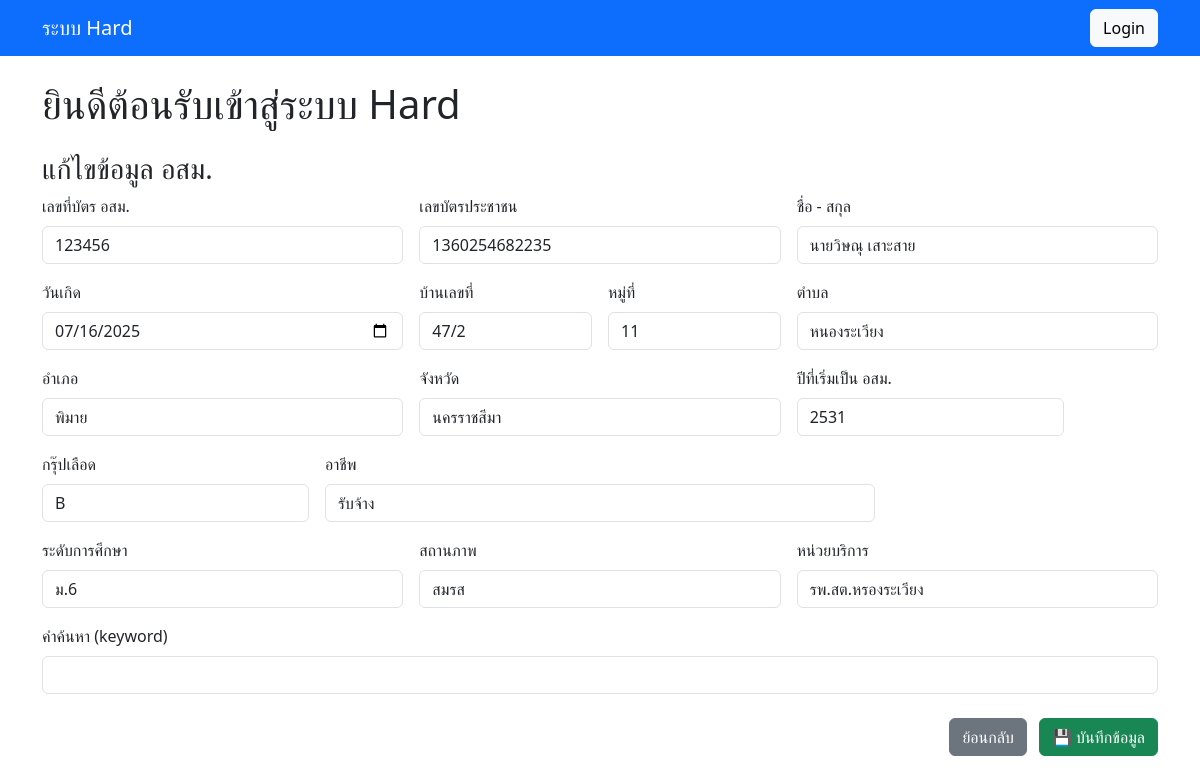
/volunteers/edit_volunteer.php?id=1, run on the app's committed database.
### tables this page shows
CREATE TABLE `volunteers`  (
  `id` int NOT NULL AUTO_INCREMENT,
  `card_no` varchar(20) NULL DEFAULT NULL,
  `cid` varchar(13) NULL DEFAULT NULL,
  `fullname` varchar(100) NULL DEFAULT NULL,
  `birthdate` date NULL DEFAULT NULL,
  `house_no` varchar(20) NULL DEFAULT NULL,
  `village_no` varchar(3) NULL DEFAULT NULL,
  `subdistrict` varchar(100) NULL DEFAULT NULL,
  `year_start` varchar(4) NULL DEFAULT NULL,
  `blood_group` varchar(2) NULL DEFAULT NULL,
  `occupation` varchar(100) NULL DEFAULT NULL,
  `education_level` varchar(100) NULL DEFAULT NULL,
  `marital_status` varchar(100) NULL DEFAULT NULL,
  `unit_name` varchar(150) NULL DEFAULT NULL,
  `created_at` timestamp NOT NULL DEFAULT CURRENT_TIMESTAMP,
  `district` varchar(100) NULL DEFAULT '',
  `province` varchar(100) NULL DEFAULT '',
  `keyword` varchar(255) NULL DEFAULT '',
  PRIMARY KEY (`id`) USING BTREE
);

### volunteers/edit_volunteer.php (the view, shortened to what this page needs)
<?php
include '../includes/db_connect.php';
$id = intval($_GET['id']);
$stmt = $conn->prepare("SELECT * FROM volunteers WHERE id = ?");
$stmt->bind_param("i", $id);
$stmt->execute();
$result = $stmt->get_result();
$volunteer = $result->fetch_assoc();
?>
<!DOCTYPE html>
<html lang="th">
<head>
  <?php include '../header.php'; ?>
 <link href="https://cdn.jsdelivr.net/npm/bootstrap@5.3.0/dist/css/bootstrap.min.css" rel="stylesheet" />
</head>
<body>
<div class="container mt-4">
  <h3>แก้ไขข้อมูล อสม.</h3>
  <form method="POST" action="">
    <div class="row g-3">
      <div class="col-md-4">
        <label class="form-label">เลขที่บัตร อสม.</label>
        <input type="text" name="card_no" class="form-control" required value="<?= htmlspecialchars($volunteer['card_no']) ?>">
      </div>
      <div class="col-md-4">
        <label class="form-label">เลขบัตรประชาชน</label>
        <input type="text" name="cid" class="form-control" required maxlength="13" value="<?= htmlspecialchars($volunteer['cid']) ?>">
      </div>
      <div class="col-md-4">
        <label class="form-label">ชื่อ - สกุล</label>
        <input type="text" name="fullname" class="form-control" required value="<?= htmlspecialchars($volunteer['fullname']) ?>">
      </div>
      <div class="col-md-4">
        <label class="form-label">วันเกิด</label>
        <input type="date" name="birthdate" class="form-control" required value="<?= htmlspecialchars($volunteer['birthdate']) ?>">
      </div>
      <div class="col-md-2">
        <label class="form-label">บ้านเลขที่</label>
        <input type="text" name="house_no" class="form-control" value="<?= htmlspecialchars($volunteer['house_no']) ?>">
      </div>
      <div class="col-md-2">
        <label class="form-label">หมู่ที่</label>
        <input type="text" name="village_no" class="form-control" value="<?= htmlspecialchars($volunteer['village_no']) ?>">
      </div>
      <div class="col-md-4">
        <label class="form-label">ตำบล</label>
        <input type="text" name="subdistrict" class="form-control" value="<?= htmlspecialchars($volunteer['subdistrict']) ?>">
      </div>
      <div class="col-md-4">
        <label class="form-label">อำเภอ</label>
        <input type="text" name="district" class="form-control" value="<?= htmlspecialchars($volunteer['district']) ?>">
      </div>
      <div class="col-md-4">
        <label class="form-label">จังหวัด</label>
        <input type="text" name="province" class="form-control" value="<?= htmlspecialchars($volunteer['province']) ?>">
      </div>
      <div class="col-md-3">
        <label class="form-label">ปีที่เริ่มเป็น อสม.</label>
        <input type="text" name="year_start" class="form-control" placeholder="พ.ศ. เช่น 2555" value="<?= htmlspecialchars($volunteer['year_start']) ?>">
      </div>
      <div class="col-md-3">
        <label class="form-label">กรุ๊ปเลือด</label>
        <input type="text" name="blood_group" class="form-control" placeholder="A, B, AB, O" value="<?= htmlspecialchars($volunteer['blood_group']) ?>">
      </div>
      <div class="col-md-6">
        <label class="form-label">อาชีพ</label>
        <input type="text" name="occupation" class="form-control" value="<?= htmlspecialchars($volunteer['occupation']) ?>">
      </div>
      <div class="col-md-4">
        <label class="form-label">ระดับการศึกษา</label>
        <input type="text" name="education_level" class="form-control" placeholder="ประถม / ม.ต้น / ป.ตรี ฯลฯ" value="<?= htmlspecialchars($volunteer['education_level']) ?>">
      </div>
      <div class="col-md-4">
        <label class="form-label">สถานภาพ</label>
        <input type="text" name="marital_status" class="form-control" placeholder="โสด / สมรส / หย่า ฯลฯ" value="<?= htmlspecialchars($volunteer['marital_status']) ?>">
      </div>
      <div class="col-md-4">
        <label class="form-label">หน่วยบริการ</label>
        <input type="text" name="unit_name" class="form-control" placeholder="รพ.พิมาย / หนองระเวียง ฯลฯ" value="<?= htmlspecialchars($volunteer['unit_name']) ?>">
      </div>
<div class="col-md-12">
  <label class="form-label">คำค้นหา (keyword)</label>
  <input type="text" name="keyword" class="form-control" value="<?= htmlspecialchars($volunteer['keyword']) ?>">
</div>
<div class="text-end mt-4">
  <a href="view_volunteers.php" class="btn btn-secondary me-2">ย้อนกลับ</a>
  <button type="submit" class="btn btn-success">💾 บันทึกข้อมูล</button>
</div>
  </form>
</div>
</body>
</html>

### data on the page
volunteers: card_no "123456", cid "1360254682235", fullname "นายวิษณุ เสาะสาย", birthdate "07/16/2025", house_no "47/2", village_no "11", subdistrict "หนองระเวียง", district "พิมาย", province "นครราชสีมา", year_start "2531", blood_group "B", occupation "รับจ้าง", education_level "ม.6", marital_status "สมรส", unit_name "รพ.สต.หรองระเวียง"
